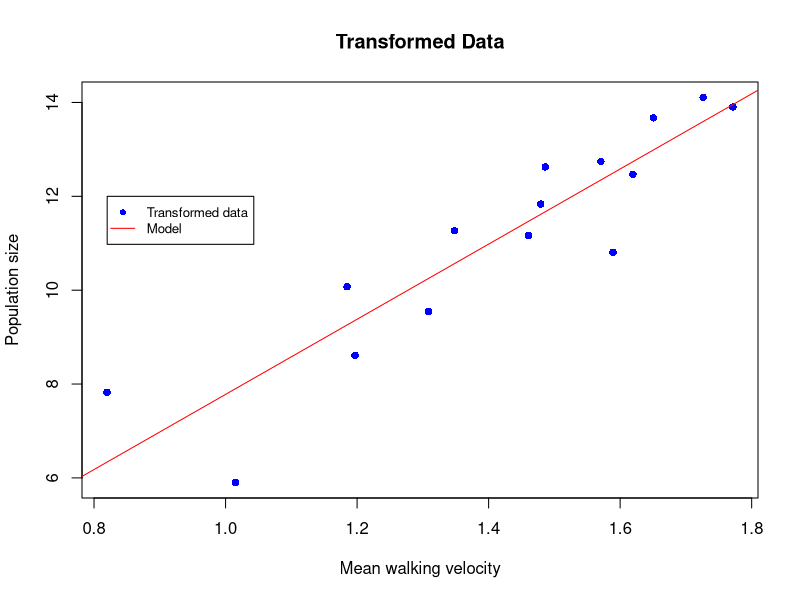
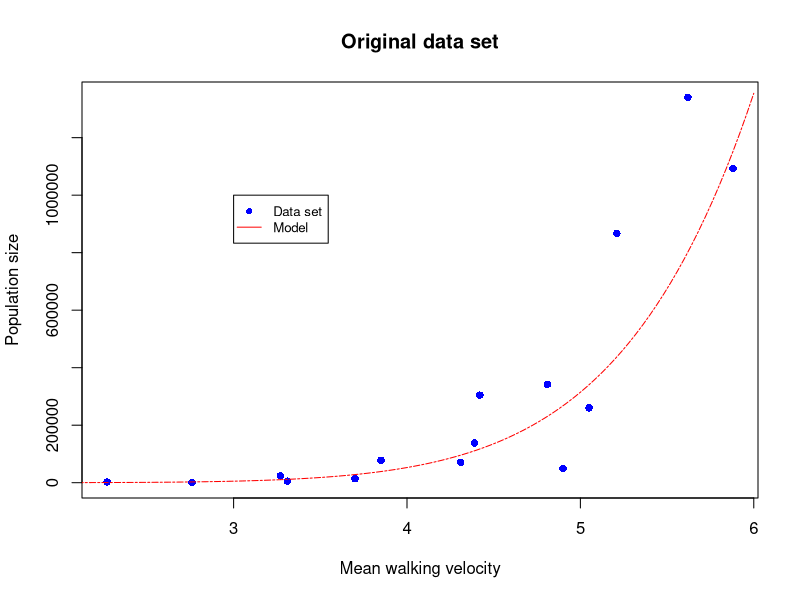

These charts were generated, in order, by the following R code:
x = c(2.27, 2.76, 3.27, 3.31, 3.7, 3.85, 4.31, 4.39, 4.42, 4.81, 4.9, 5.05, 5.21, 5.62, 5.88) # averagevelocity
y = c(2500, 365, 23700, 5491, 14000, 78200, 70700, 138000, 304500, 341948, 49375, 260200, 867023, 1340000, 1092759) #population size
#Plot tranformed data (lnx, lny)
plot(log(x), log(y), pch=16, col="blue", xlab="Mean walking velocity", ylab="Population size")
title("Transformed Data")
linearModel = lsfit(log(x), log(y))
loga = linearModel$coefficients[1]#intercept
n = linearModel$coefficients[2]#m, slope
a = exp(loga)
abline(linearModel, col="red")
legend(.82, 12, legend=c("Transformed data", "Model"), col=c("blue", "red"), lty=c(NA, 1),pch=c(16, NA), cex=0.8)


plot(x, y, pch=16, col="blue", xlab="Mean walking velocity", ylab="Population size")
title("Original data set")
model = a * x^n
#lines(model)
curve(a*x^n, 2, 6, lty=6, add=TRUE, col="red")

legend(3, 1000000, legend=c("Data set", "Model"), col=c("blue", "red"), lty=c(NA, 1),pch=c(16, NA), cex=0.8)

